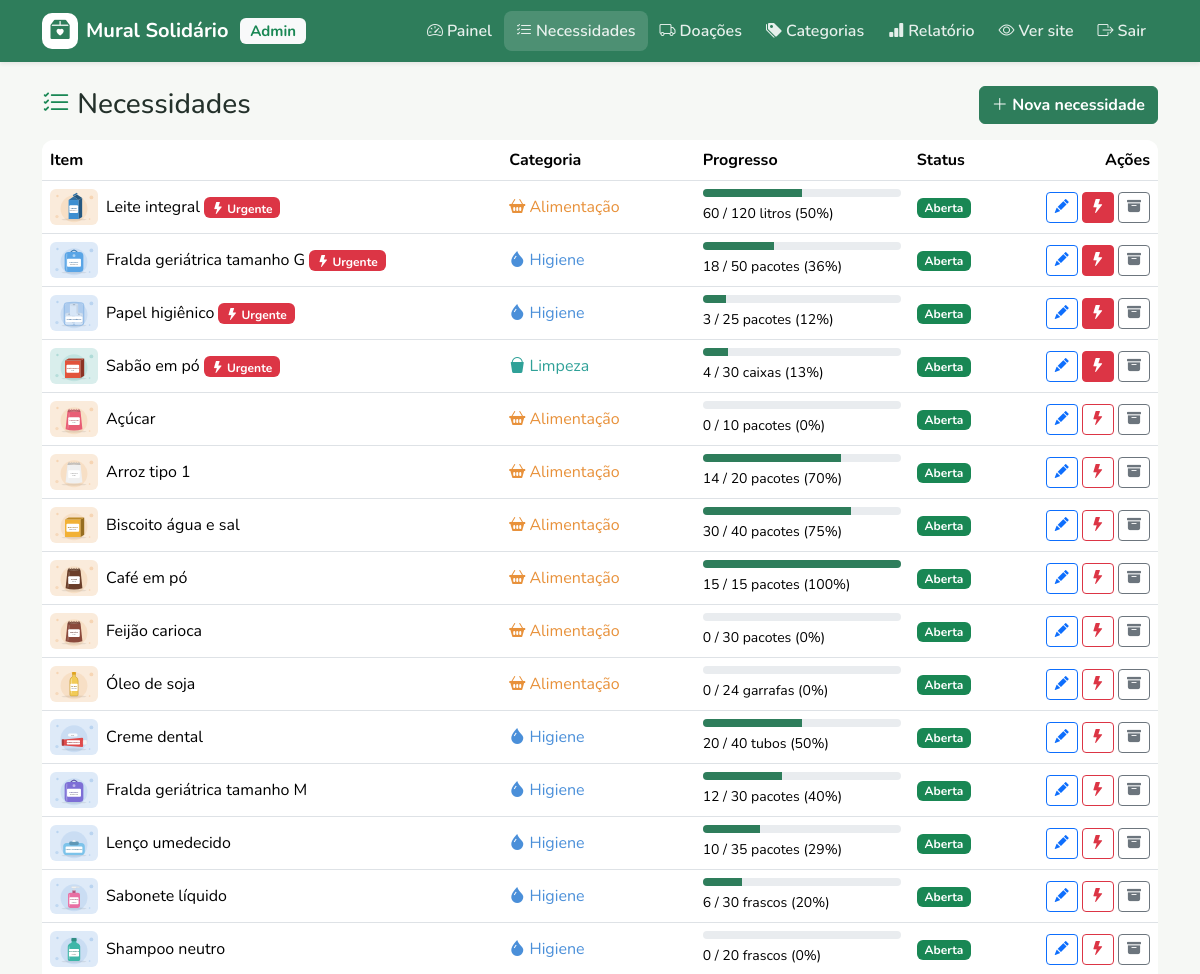
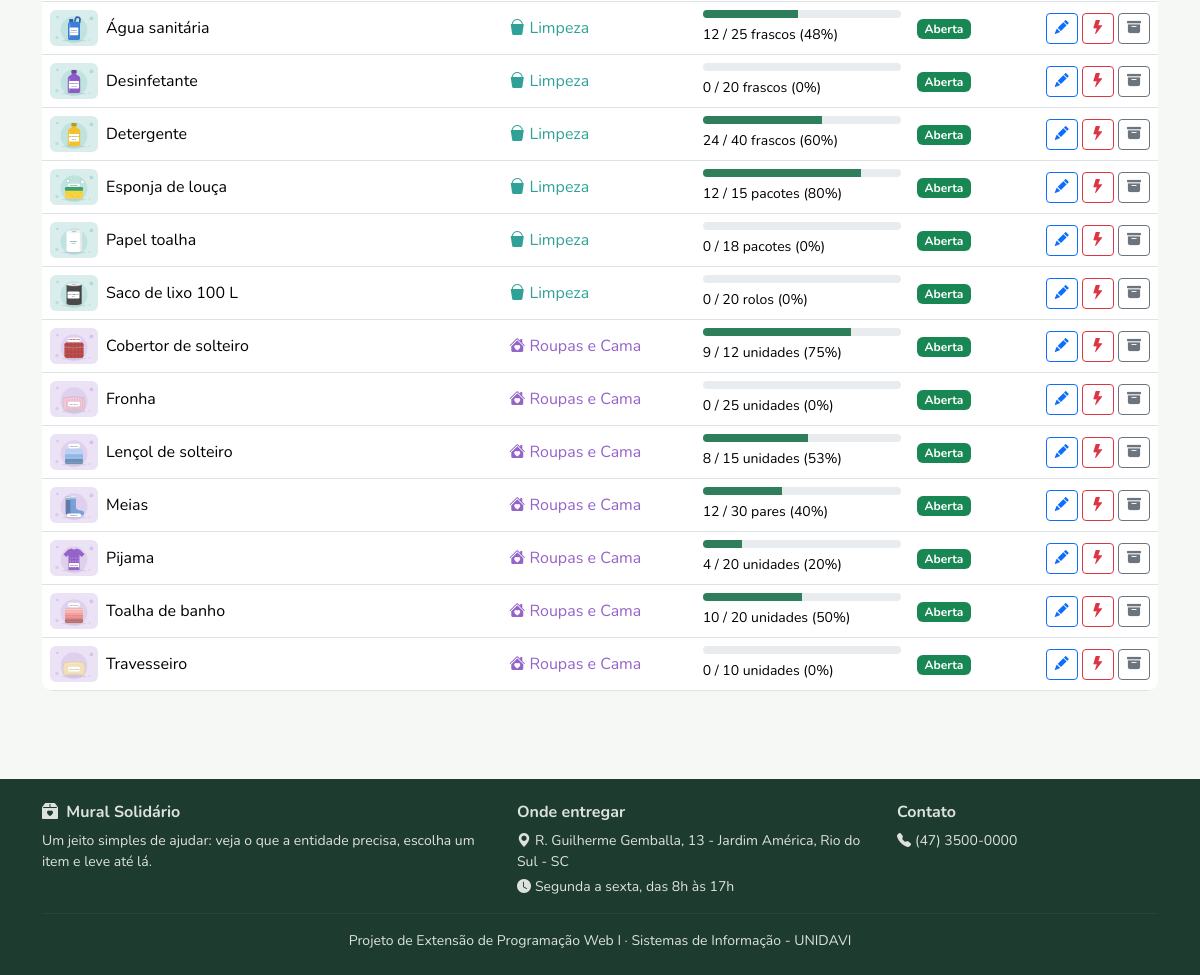
/admin/necessidades.php (signed in), run on the app's committed database (2 pictures, top to bottom).
### tables this page shows
CREATE TABLE necessidades (
    id INT AUTO_INCREMENT PRIMARY KEY,
    categoria_id INT NOT NULL,
    titulo VARCHAR(100) NOT NULL,
    descricao TEXT,
    unidade VARCHAR(30) NOT NULL,           
    meta INT NOT NULL,                      
    urgente TINYINT(1) NOT NULL DEFAULT 0,  
    imagem VARCHAR(255) NULL,               
    status ENUM('aberta', 'encerrada') DEFAULT 'aberta',
    criado_em DATETIME DEFAULT CURRENT_TIMESTAMP,
    FOREIGN KEY (categoria_id) REFERENCES categorias(id)
);

CREATE TABLE categorias (
    id INT AUTO_INCREMENT PRIMARY KEY,
    nome VARCHAR(50) NOT NULL,
    icone VARCHAR(40) NOT NULL DEFAULT 'box-seam-fill',
    cor VARCHAR(7) NOT NULL DEFAULT '#2e7d5b'
);

### includes/funcoes.php (called while the page is built, shortened)
<?php
function e($texto)
{
    return htmlspecialchars((string) $texto, ENT_QUOTES, 'UTF-8');
}
function porcentagem($recebido, $meta)
{
    return min(100, round(($recebido / $meta) * 100));
}

### admin/necessidades.php (the view, shortened to what this page needs)
<?php
require '../config/conexao.php';
require '../includes/funcoes.php';
$sql = "SELECT n.*, c.nome AS categoria, c.icone, c.cor,
               COALESCE(SUM(CASE WHEN d.status = 'recebida' THEN d.quantidade END), 0) AS recebido
        FROM necessidades n
        INNER JOIN categorias c ON c.id = n.categoria_id
        LEFT JOIN doacoes d ON d.necessidade_id = n.id
        GROUP BY n.id
        ORDER BY n.status, n.urgente DESC, c.nome, n.titulo";
$necessidades = $pdo->query($sql)->fetchAll();
$base = '../';
require '../includes/cabecalho.php';
?>
<div class="d-flex flex-wrap justify-content-between align-items-center gap-2 mb-3">
    <h1 class="h3 mb-0"><i class="bi bi-list-check text-success"></i> Necessidades</h1>
    <a href="necessidade_form.php" class="btn btn-verde"><i class="bi bi-plus-lg"></i> Nova necessidade</a>
</div>
<div class="table-responsive">
    <table class="table bg-white align-middle">
        <thead>
            <tr>
                <th>Item</th>
                <th>Categoria</th>
                <th style="min-width: 160px">Progresso</th>
                <th>Status</th>
                <th class="text-end">Ações</th>
            </tr>
        </thead>
        <tbody>
            <?php foreach ($necessidades as $n): ?>
                <?php $pct = porcentagem($n['recebido'], $n['meta']); ?>
                <tr class="<?= $n['status'] === 'encerrada' ? 'text-muted' : '' ?>">
                    <td>
                        <div class="d-flex align-items-center gap-2">
                            <?php if (!empty($n['imagem'])): ?>
                                <img src="../<?= e($n['imagem']) ?>" alt="" class="thumb-admin">
                            <?php endif; ?>
                            <div>
                                <?= e($n['titulo']) ?>
                                <?php if ($n['urgente']): ?>
                                    <span class="badge bg-danger"><i class="bi bi-lightning-fill"></i> Urgente</span>
                                <?php endif; ?>
                            </div>
                        </div>
                    </td>
                    <td style="color: <?= e($n['cor']) ?>"><i class="bi bi-<?= e($n['icone']) ?>"></i> <?= e($n['categoria']) ?></td>
                    <td>
                        <div class="progress mb-1" style="height: 8px">
                            <div class="progress-bar" style="width: <?= $pct ?>%"></div>
                        </div>
                        <small><?= $n['recebido'] ?> / <?= $n['meta'] ?> <?= e($n['unidade']) ?> (<?= $pct ?>%)</small>
                    </td>
                    <td>
                        <?php if ($n['status'] === 'aberta'): ?>
                            <span class="badge bg-success">Aberta</span>
                        <?php else: ?>
                            <span class="badge bg-secondary">Encerrada</span>
                        <?php endif; ?>
                    </td>
                    <td class="text-end text-nowrap">
                        <a href="necessidade_form.php?id=<?= $n['id'] ?>" class="btn btn-sm btn-outline-primary" title="Editar">
                            <i class="bi bi-pencil-fill"></i>
                        </a>
                        <form method="post" class="d-inline">
                            <button name="acao" value="urgente" class="btn btn-sm <?= $n['urgente'] ? 'btn-danger' : 'btn-outline-danger' ?>"
                                    title="<?= $n['urgente'] ? 'Tirar urgência' : 'Marcar como urgente' ?>">
                                <i class="bi bi-lightning-fill"></i>
                            </button>
                            <?php if ($n['status'] === 'aberta'): ?>
                                <button name="acao" value="encerrar" class="btn btn-sm btn-outline-secondary" title="Encerrar"
                                        onclick="return confirm('Encerrar esta necessidade? Ela sai do mural.')">
                                    <i class="bi bi-archive-fill"></i>
                                </button>
                            <?php else: ?>
                                <button name="acao" value="reabrir" class="btn btn-sm btn-outline-success" title="Reabrir">
                                    <i class="bi bi-arrow-counterclockwise"></i>
                                </button>
                            <?php endif; ?>
                        </form>
                    </td>
                </tr>
            <?php endforeach; ?>
        </tbody>
    </table>
</div>
<?php require '../includes/rodape.php'; ?>

### includes/cabecalho.php (shortened to what this page needs)
<?php
$base = $base ?? '';
$emAdmin = ($base === '../');
$paginaAtual = basename($_SERVER['PHP_SELF']);
function linkMenu($href, $icone, $texto, $paginaAtual)
{
    $ativo = (basename($href) === $paginaAtual) ? 'active' : '';
    echo '<li class="nav-item"><a class="nav-link ' . $ativo . '" href="' . $href . '">'
        . '<i class="bi bi-' . $icone . ' me-1"></i>' . $texto . '</a></li>';
}
?>
<!DOCTYPE html>
<html lang="pt-br">
<head>
    <link href="https://cdn.jsdelivr.net/npm/bootstrap@5.3.3/dist/css/bootstrap.min.css" rel="stylesheet">
    <link href="https://cdn.jsdelivr.net/npm/bootstrap-icons@1.11.3/font/bootstrap-icons.min.css" rel="stylesheet">
    <link href="<?= $base ?>css/estilo.css" rel="stylesheet">
</head>
<body class="<?= $emAdmin ? 'area-admin' : 'area-publica' ?>">
<nav class="navbar navbar-expand-lg navbar-dark bg-verde sticky-top shadow-sm">
    <div class="container">
        <a class="navbar-brand fw-bold d-flex align-items-center gap-2" href="<?= $base ?>index.php">
            <span class="logo"><i class="bi bi-box2-heart-fill"></i></span>
            Mural Solidário
            <?php if ($emAdmin && isset($_SESSION['usuario_id'])): ?>
                <span class="badge bg-light text-success ms-1">Admin</span>
            <?php endif; ?>
        </a>
        <div class="collapse navbar-collapse" id="menu">
            <ul class="navbar-nav ms-auto">
                <?php if ($emAdmin && isset($_SESSION['usuario_id'])): ?>
                    <?php
                    linkMenu('index.php', 'speedometer2', 'Painel', $paginaAtual);
                    ?>
                    <li class="nav-item">
                        <a class="nav-link" href="../index.php" target="_blank"><i class="bi bi-eye me-1"></i>Ver site</a>
                    </li>
                    <li class="nav-item">
                        <a class="nav-link" href="logout.php"><i class="bi bi-box-arrow-right me-1"></i>Sair</a>
                    </li>
                <?php endif; ?>
            </ul>
        </div>
    </div>
</nav>
<?php if ($emAdmin): ?>
<main class="container py-4">
<?php else: ?>
<main>
<?php endif; ?>

### includes/rodape.php (shortened to what this page needs)
</main>
<footer class="rodape mt-5">
    <div class="container py-4">
        <div class="row g-4">
            <div class="col-md-5">
                <h6 class="fw-bold"><i class="bi bi-box2-heart-fill me-1"></i> Mural Solidário</h6>
                <p class="small mb-0">
                    Um jeito simples de ajudar: veja o que a entidade precisa, escolha um item e leve até lá.
                </p>
            </div>
            <div class="col-md-4">
                <h6 class="fw-bold">Onde entregar</h6>
                <p class="small mb-1"><i class="bi bi-geo-alt-fill me-1"></i><?= e(ENTIDADE_ENDERECO) ?></p>
                <p class="small mb-0"><i class="bi bi-clock-fill me-1"></i><?= e(ENTIDADE_HORARIO) ?></p>
            </div>
            <div class="col-md-3">
                <h6 class="fw-bold">Contato</h6>
                <p class="small mb-0"><i class="bi bi-telephone-fill me-1"></i><?= e(ENTIDADE_TELEFONE) ?></p>
            </div>
        </div>
        <hr>
        <p class="small text-center mb-0">
            Projeto de Extensão de Programação Web I &middot; Sistemas de Informação - UNIDAVI
        </p>
    </div>
</footer>
</body>
</html>

### css/estilo.css (style rules this page uses)
:root { --verde: #2e7d5b; --verde-escuro: #1f5c42; --verde-claro: #e8f5ee; --prometido: #9fd6bb; --fundo: #f6f8f5; --texto: #24312b; }
body { background-color: var(--fundo); color: var(--texto); font-family: 'Nunito', Arial, sans-serif; }
h1, h2, h3, h4, h5, h6 { font-weight: 800; }
.bg-verde { background-color: var(--verde); }
.logo { display: inline-flex; align-items: center; justify-content: center; width: 36px; height: 36px; border-radius: 10px; background-color: #fff; color: var(--verde); font-size: 1.2rem; }
.navbar .nav-link { color: rgba(255, 255, 255, 0.88) !important; font-weight: 600; border-radius: 8px; padding-left: 12px !important; padding-right: 12px !important; }
.navbar .nav-link.active { background-color: rgba(255, 255, 255, 0.15); }
.btn-verde { background-color: var(--verde); border-color: var(--verde); color: #fff; font-weight: 700; }
.progress-bar { background-color: var(--verde); animation: crescer 1s ease-out; transform-origin: left; }
.rodape { background-color: #1d3b2e; color: rgba(255, 255, 255, 0.85); }
.rodape hr { border-color: rgba(255, 255, 255, 0.2); }
.area-admin .table { border-radius: 12px; overflow: hidden; }
.thumb-admin { width: 48px; height: 36px; object-fit: cover; border-radius: 6px; }

### data on the page
necessidades: imagem (picture), titulo "Leite integral", urgente 1 (drawn), categoria.nome "Alimentação", recebido "60", meta "120", unidade "litros", pct "50", status "Aberta"
necessidades: imagem (picture), titulo "Fralda geriátrica tamanho G", urgente 1 (drawn), categoria.nome "Higiene", recebido "18", meta "50", unidade "pacotes", pct "36", status "Aberta"
necessidades: imagem (picture), titulo "Papel higiênico", urgente 1 (drawn), categoria.nome "Higiene", recebido "3", meta "25", unidade "pacotes", pct "12", status "Aberta"
necessidades: imagem (picture), titulo "Sabão em pó", urgente 1 (drawn), categoria.nome "Limpeza", recebido "4", meta "30", unidade "caixas", pct "13", status "Aberta"
necessidades: imagem (picture), titulo "Açúcar", categoria.nome "Alimentação", recebido "0", meta "10", unidade "pacotes", pct "0", status "Aberta"
necessidades: imagem (picture), titulo "Arroz tipo 1", categoria.nome "Alimentação", recebido "14", meta "20", unidade "pacotes", pct "70", status "Aberta"
necessidades: imagem (picture), titulo "Biscoito água e sal", categoria.nome "Alimentação", recebido "30", meta "40", unidade "pacotes", pct "75", status "Aberta"
necessidades: imagem (picture), titulo "Café em pó", categoria.nome "Alimentação", recebido "15", meta "15", unidade "pacotes", pct "100", status "Aberta"
necessidades: imagem (picture), titulo "Feijão carioca", categoria.nome "Alimentação", recebido "0", meta "30", unidade "pacotes", pct "0", status "Aberta"
necessidades: imagem (picture), titulo "Óleo de soja", categoria.nome "Alimentação", recebido "0", meta "24", unidade "garrafas", pct "0", status "Aberta"
necessidades: imagem (picture), titulo "Creme dental", categoria.nome "Higiene", recebido "20", meta "40", unidade "tubos", pct "50", status "Aberta"
necessidades: imagem (picture), titulo "Fralda geriátrica tamanho M", categoria.nome "Higiene", recebido "12", meta "30", unidade "pacotes", pct "40", status "Aberta"
necessidades: imagem (picture), titulo "Lenço umedecido", categoria.nome "Higiene", recebido "10", meta "35", unidade "pacotes", pct "29", status "Aberta"
necessidades: imagem (picture), titulo "Sabonete líquido", categoria.nome "Higiene", recebido "6", meta "30", unidade "frascos", pct "20", status "Aberta"
necessidades: imagem (picture), titulo "Shampoo neutro", categoria.nome "Higiene", recebido "0", meta "20", unidade "frascos", pct "0", status "Aberta"
necessidades: imagem (picture), titulo "Água sanitária", categoria.nome "Limpeza", recebido "12", meta "25", unidade "frascos", pct "48", status "Aberta"
necessidades: imagem (picture), titulo "Desinfetante", categoria.nome "Limpeza", recebido "0", meta "20", unidade "frascos", pct "0", status "Aberta"
necessidades: imagem (picture), titulo "Detergente", categoria.nome "Limpeza", recebido "24", meta "40", unidade "frascos", pct "60", status "Aberta"
necessidades: imagem (picture), titulo "Esponja de louça", categoria.nome "Limpeza", recebido "12", meta "15", unidade "pacotes", pct "80", status "Aberta"
necessidades: imagem (picture), titulo "Papel toalha", categoria.nome "Limpeza", recebido "0", meta "18", unidade "pacotes", pct "0", status "Aberta"
necessidades: imagem (picture), titulo "Saco de lixo 100 L", categoria.nome "Limpeza", recebido "0", meta "20", unidade "rolos", pct "0", status "Aberta"
necessidades: imagem (picture), titulo "Cobertor de solteiro", categoria.nome "Roupas e Cama", recebido "9", meta "12", unidade "unidades", pct "75", status "Aberta"
necessidades: imagem (picture), titulo "Fronha", categoria.nome "Roupas e Cama", recebido "0", meta "25", unidade "unidades", pct "0", status "Aberta"
necessidades: imagem (picture), titulo "Lençol de solteiro", categoria.nome "Roupas e Cama", recebido "8", meta "15", unidade "unidades", pct "53", status "Aberta"
necessidades: imagem (picture), titulo "Meias", categoria.nome "Roupas e Cama", recebido "12", meta "30", unidade "pares", pct "40", status "Aberta"
necessidades: imagem (picture), titulo "Pijama", categoria.nome "Roupas e Cama", recebido "4", meta "20", unidade "unidades", status "Aberta"
necessidades: imagem (picture), titulo "Toalha de banho", categoria.nome "Roupas e Cama", recebido "10", meta "20", unidade "unidades", pct "50", status "Aberta"
necessidades: imagem (picture), titulo "Travesseiro", categoria.nome "Roupas e Cama", recebido "0", meta "10", unidade "unidades", pct "0", status "Aberta"

### other printed values
$texto "Painel Necessidades Doações Categorias Relatório"
ENTIDADE_ENDERECO "R. Guilherme Gemballa, 13 - Jardim América, Rio do Sul - SC"
ENTIDADE_HORARIO "Segunda a sexta, das 8h às 17h"
ENTIDADE_TELEFONE "(47) 3500-0000"
